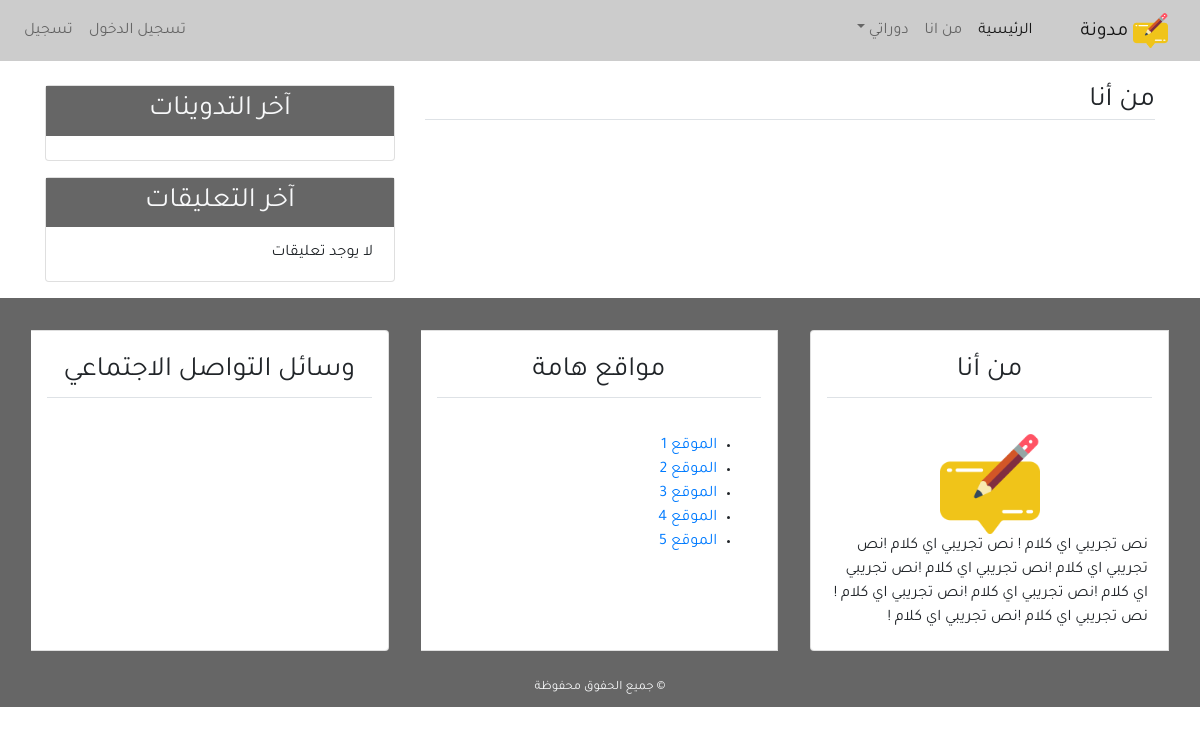
Page /about/ on the earlier database version.
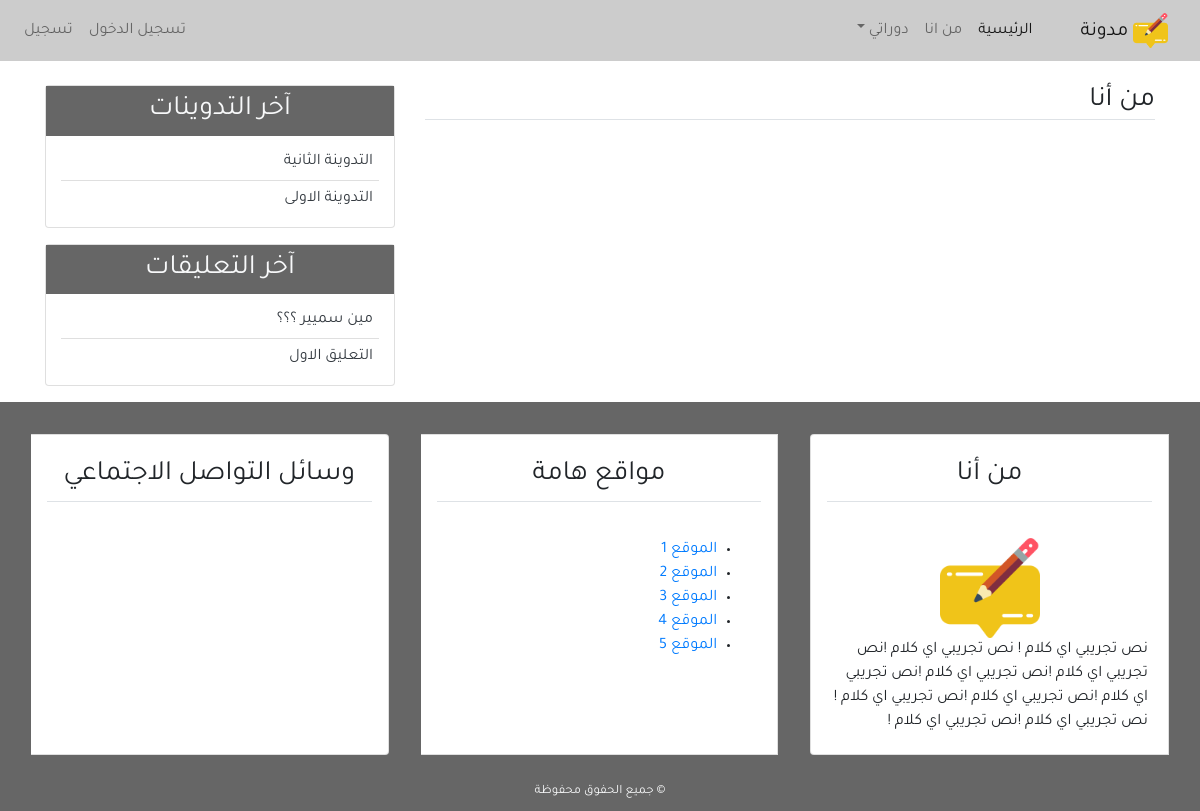
Same page on the later database version.
### blog/models.py (models this page shows, shortened)
class Post(models.Model):
    title = models.CharField(max_length=100)
    content = models.TextField()
    post_date = models.DateTimeField(default=timezone.now)
    post_update = models.DateTimeField(auto_now=True)
    author = models.ForeignKey(User, on_delete=models.CASCADE)
    class Meta:
        ordering = ('-post_date',)

class Comment(models.Model):
    name = models.CharField(max_length=50, verbose_name='الاسم')
    email = models.EmailField(verbose_name='البريد')
    body = models.TextField(verbose_name='التعليق')
    comment_date = models.DateTimeField(auto_now_add=True)
    active = models.BooleanField(default=False)
    post = models.ForeignKey(Post, on_delete=models.CASCADE, related_name='comments')
    class Meta:
        ordering = ('-comment_date',)

### blog/views.py (the view)
# urls.py: path('about/', views.about, name='about'),
def about(req):
    return render(req, 'blog/about.html',{'title':'من أنا'})

### blog/templatetags/post_tag.py (called while the page is built)
@register.inclusion_tag('blog/latest_posts.html')
def latest_posts():
    context = {
        'l_posts':Post.objects.all()[0:5]
    }
    return context

@register.inclusion_tag('blog/latest_comments.html')
def latest_comments():
    context = {
        'l_comments': Comment.objects.filter(active=True)[:5],
    }
    return context

### blog/templates/blog/about.html
{% extends 'blog/base.html' %}
{% load static %}
{% block content %}
    <h3 class="border-bottom">من أنا</h3>
{% endblock content %}

### blog/templates/blog/latest_posts.html
<ul class="list-group-flush latest-post">
    {% for post in l_posts %}
        <li class="list-group-item latest-post-item">
            <a class="text-dark" href="{% url 'detail' post.id %}">
                {{post.title}}
            </a>
        </li>
    {% endfor %}
</ul>

### blog/templates/blog/latest_comments.html
<ul class="list-group-flush latest-comment">
    {% for comment in l_comments %}
        <li class="list-group-item latest-comment-item">
            <a class="text-dark" href="{% url 'detail' comment.post.id %}">
            {% if comment.body|length > 40 %}
            {{comment.body|slice:'45'}} ..
            {% else %}
            {{comment.body}}
            {% endif %}
            </a>
        </li>
    {% empty %}
    <li class="list-group-item latest-comment-item">
        لا يوجد تعليقات
    </li>
    {% endfor %}
</ul>

Differences in the rows shown:
added Post: title "التدوينة الثانية"
added Post: title "التدوينة الاولى"
added Comment: body "مين سميير ؟؟؟"
added Comment: body "التعليق الاول"
Other differences:
text no longer shown: "لا يوجد تعليقات"
